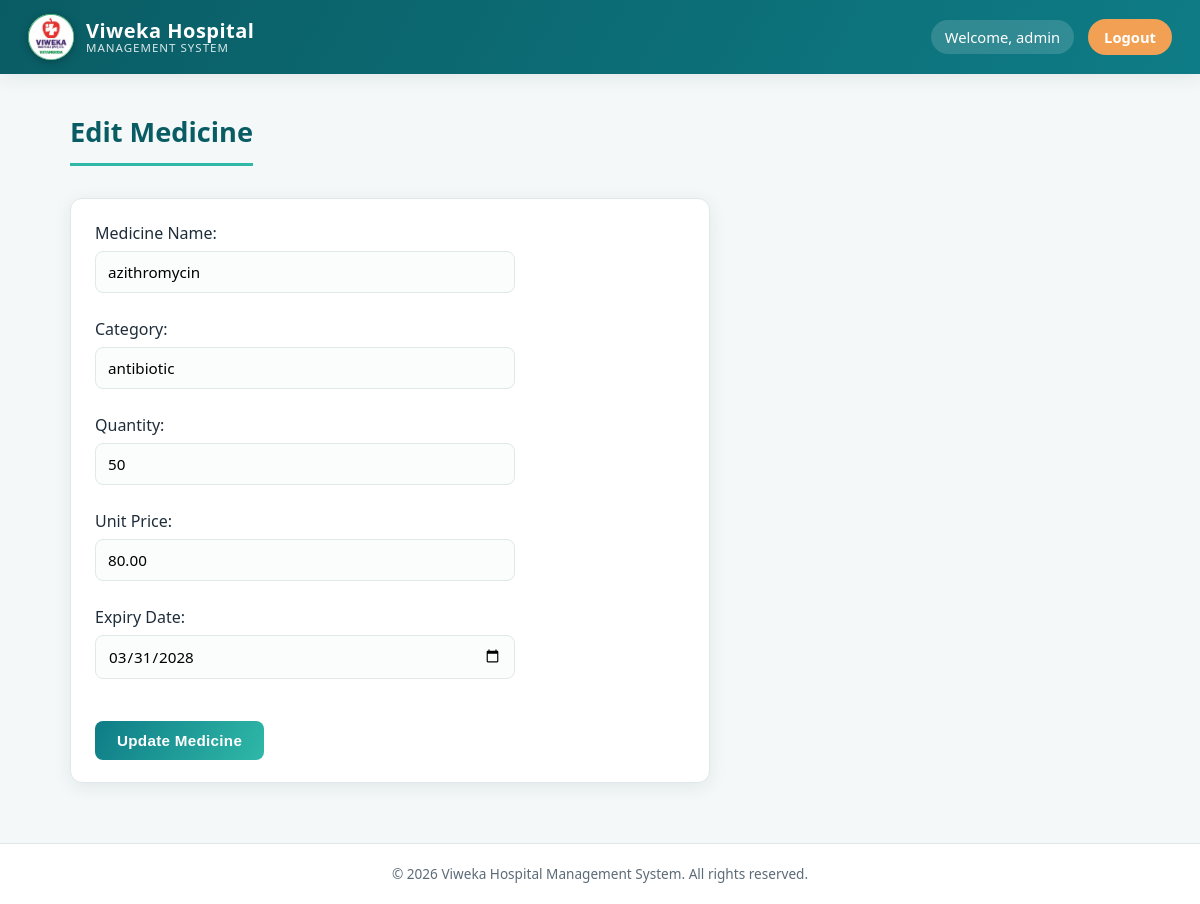
The app's page /edit_medicine.php?id=2 (signed in) with its own data.
### tables this page shows
CREATE TABLE `medicines` (
  `medicine_id` int(11) NOT NULL,
  `medicine_name` varchar(100) NOT NULL,
  `category` varchar(100) DEFAULT NULL,
  `quantity` int(11) DEFAULT 0,
  `unit_price` decimal(10,2) DEFAULT 0.00,
  `expiry_date` date DEFAULT NULL,
  `created_at` timestamp NOT NULL DEFAULT current_timestamp()
);

### edit_medicine.php (the view, shortened to what this page needs)
<?php
include "db.php";
$id = $_GET['id'];
$sql = "SELECT * FROM medicines
        WHERE medicine_id = $id";
$result = $conn->query($sql);
$medicine = $result->fetch_assoc();
?>
<!DOCTYPE html>
<html>
<head>
    <link rel="stylesheet" href="css/style.css">
</head>
<body>
<?php include __DIR__ . '/includes/header.php'; ?>
<main class="page-wrapper">
<h1>Edit Medicine</h1>
<form action="update_medicine.php" method="POST">
    Medicine Name:<br>
    <input
        type="text"
        name="medicine_name"
        value="<?php echo $medicine['medicine_name']; ?>"
        required
    >
    <br><br>
    Category:<br>
    <input
        type="text"
        name="category"
        value="<?php echo $medicine['category']; ?>"
    >
    <br><br>
    Quantity:<br>
    <input
        type="number"
        name="quantity"
        value="<?php echo $medicine['quantity']; ?>"
        min="0"
        required
    >
    <br><br>
    Unit Price:<br>
    <input
        type="number"
        name="unit_price"
        value="<?php echo $medicine['unit_price']; ?>"
        step="0.01"
        min="0"
        required
    >
    <br><br>
    Expiry Date:<br>
    <input
        type="date"
        name="expiry_date"
        value="<?php echo $medicine['expiry_date']; ?>"
        required
    >
    <br><br>
    <button type="submit">
        Update Medicine
    </button>
</form>
</main>
<?php include __DIR__ . '/includes/footer.php'; ?>
</body>
</html>

### css/style.css (style rules this page uses)
:root { --primary: #0e7c86; --primary-dark: #0a5c64; --primary-light: #e6f5f6; --accent: #2fb8a8; --accent-2: #f2a154; --success: #1f9d55; --success-bg: #e8f8ee; --danger: #d64545; --danger-bg: #fdecec; --text-dark: #1f2d3a; --text-muted: #5c6b78; --bg: #f4f8f9; --card-bg: #ffffff; --border: #e1e8ea; --radius: 12px; --shadow: 0 4px 18px rgba(16, 42, 47, 0.08); --shadow-lg: 0 12px 32px rgba(16, 42, 47, 0.14); --font: 'Segoe UI', 'Poppins', Arial, sans-serif; }
* { box-sizing: border-box; }
html, body { margin: 0; padding: 0; font-family: var(--font); background: var(--bg); color: var(--text-dark); line-height: 1.5; }
.page-wrapper { max-width: 1100px; margin: 28px auto 60px; padding: 0 20px; min-height: 60vh; }
h1 { color: var(--primary-dark); font-size: 1.7rem; margin: 10px 0 18px; border-bottom: 3px solid var(--accent); padding-bottom: 10px; display: inline-block; }
.card, form, table { background: var(--card-bg); border-radius: var(--radius); box-shadow: var(--shadow); }
form { padding: 22px 24px; margin: 14px 0 22px; border: 1px solid var(--border); max-width: 640px; }
input, select, textarea { width: 100%; max-width: 420px; padding: 10px 12px; margin-top: 6px; border: 1px solid var(--border); border-radius: 8px; font-size: 0.95rem; font-family: inherit; background: #fbfdfd; transition: border-color 0.15s ease, box-shadow 0.15s ease; }
button, input[type=submit], .btn { display: inline-block; margin-top: 18px; padding: 11px 22px; background: linear-gradient(120deg, var(--primary), var(--accent)); color: #fff; border: none; border-radius: 8px; font-size: 0.95rem; font-weight: 700; letter-spacing: 0.3px; cursor: pointer; transition: transform 0.15s ease, box-shadow 0.15s ease; text-decoration: none; }

### records on screen
medicines: medicine_name "azithromycin", category "antibiotic", quantity "50", unit_price "80.00", expiry_date "03/31/2028"

### other values on screen
$__viweka_username "admin"
